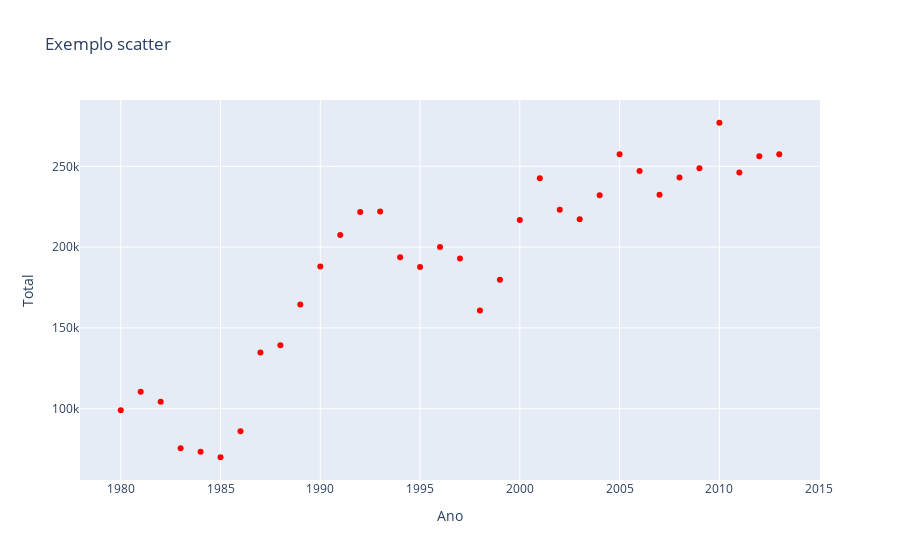

The cell this chart's notebook holds for it:
### Code cell
fig = go.Figure(data=go.Scatter(x=df_total['year'], y=df_total['total'], mode='markers', marker=dict(color='red')))
fig.update_layout(title='Exemplo scatter', xaxis_title='Ano', yaxis_title='Total')
fig.show()

### Figure 1 — Plotly figure (JSON) as saved in the notebook; plotly's stock layout.template omitted (floating-point values rounded to 4 significant figures)
{"data": [{"marker": {"color": "red"}, "mode": "markers", "type": "scatter", "x": [1980, 1981, 1982, 1983, 1984, 1985, 1986, 1987, 1988, 1989, 1990, 1991, 1992, 1993, 1994, 1995, 1996, 1997, 1998, 1999, 2000, 2001, 2002, 2003, 2004, 2005, 2006, 2007, 2008, 2009, 2010, 2011, 2012, 2013], "y": [99137, 110563, 104271, 75550, 73417, 69978, 86048, 134771, 139306, 164432, 188054, 207509, 221687, 222049, 193665, 187712, 200085, 192885, 160727, 179818, 216712, 242643, 223111, 217297, 232083, 257457, 247057, 232405, 243047, 248768, 276956, 246194, 256222, 257537]}], "layout": {"title": {"text": "Exemplo scatter"}, "xaxis": {"title": {"text": "Ano"}}, "yaxis": {"title": {"text": "Total"}}}}
